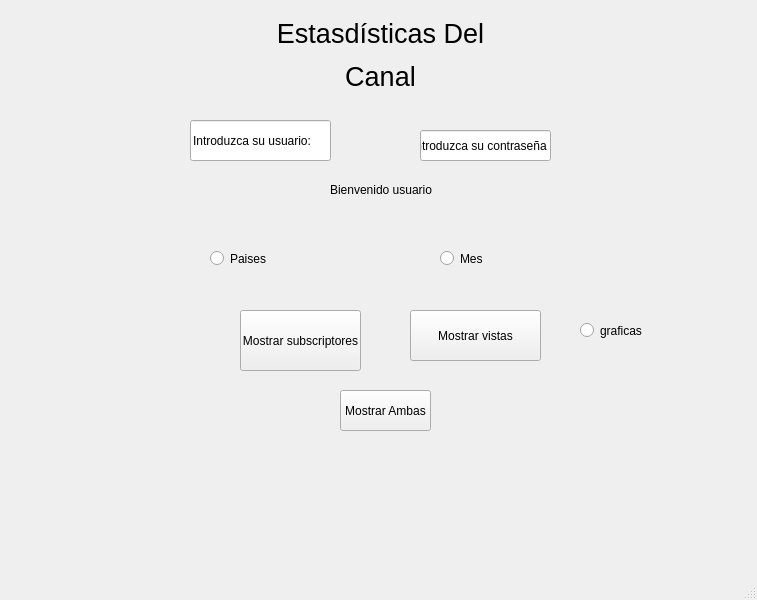
<?xml version="1.0" encoding="UTF-8"?>
<ui version="4.0">
 <class>MainWindow</class>
 <widget class="QMainWindow" name="MainWindow">
  <property name="geometry">
   <rect>
    <x>0</x>
    <y>0</y>
    <width>757</width>
    <height>600</height>
   </rect>
  </property>
  <property name="windowTitle">
   <string>MainWindow</string>
  </property>
  <widget class="QWidget" name="centralwidget">
   <widget class="QLabel" name="Titulo">
    <property name="geometry">
     <rect>
      <x>270</x>
      <y>10</y>
      <width>221</width>
      <height>91</height>
     </rect>
    </property>
    <property name="text">
     <string>&lt;html&gt;&lt;head/&gt;&lt;body&gt;&lt;p align=&quot;center&quot;&gt;&lt;span style=&quot; font-size:20pt;&quot;&gt;Estasdísticas Del&lt;/span&gt;&lt;/p&gt;&lt;p align=&quot;center&quot;&gt;&lt;span style=&quot; font-size:20pt;&quot;&gt;Canal&lt;/span&gt;&lt;/p&gt;&lt;/body&gt;&lt;/html&gt;</string>
    </property>
   </widget>
   <widget class="QLabel" name="label">
    <property name="geometry">
     <rect>
      <x>330</x>
      <y>170</y>
      <width>121</width>
      <height>41</height>
     </rect>
    </property>
    <property name="text">
     <string>&lt;html&gt;&lt;head/&gt;&lt;body&gt;&lt;p&gt;Bienvenido usuario&lt;/p&gt;&lt;/body&gt;&lt;/html&gt;</string>
    </property>
   </widget>
   <widget class="QPushButton" name="pushButton">
    <property name="geometry">
     <rect>
      <x>410</x>
      <y>310</y>
      <width>131</width>
      <height>51</height>
     </rect>
    </property>
    <property name="text">
     <string>Mostrar vistas</string>
    </property>
   </widget>
   <widget class="QPushButton" name="pushButton_2">
    <property name="geometry">
     <rect>
      <x>240</x>
      <y>310</y>
      <width>121</width>
      <height>61</height>
     </rect>
    </property>
    <property name="text">
     <string>Mostrar subscriptores</string>
    </property>
   </widget>
   <widget class="QLineEdit" name="lineEdit_3">
    <property name="geometry">
     <rect>
      <x>190</x>
      <y>120</y>
      <width>141</width>
      <height>41</height>
     </rect>
    </property>
    <property name="text">
     <string>Introduzca su usuario:</string>
    </property>
   </widget>
   <widget class="QLineEdit" name="lineEdit_4">
    <property name="geometry">
     <rect>
      <x>420</x>
      <y>130</y>
      <width>131</width>
      <height>31</height>
     </rect>
    </property>
    <property name="text">
     <string>Introduzca su contraseña</string>
    </property>
   </widget>
   <widget class="QPushButton" name="pushButton_3">
    <property name="geometry">
     <rect>
      <x>340</x>
      <y>390</y>
      <width>91</width>
      <height>41</height>
     </rect>
    </property>
    <property name="text">
     <string>Mostrar Ambas</string>
    </property>
   </widget>
   <widget class="QRadioButton" name="radioButton">
    <property name="geometry">
     <rect>
      <x>580</x>
      <y>310</y>
      <width>101</width>
      <height>41</height>
     </rect>
    </property>
    <property name="text">
     <string>graficas</string>
    </property>
   </widget>
   <widget class="QRadioButton" name="radioButton_2">
    <property name="geometry">
     <rect>
      <x>210</x>
      <y>250</y>
      <width>82</width>
      <height>17</height>
     </rect>
    </property>
    <property name="text">
     <string>Paises</string>
    </property>
   </widget>
   <widget class="QRadioButton" name="radioButton_3">
    <property name="geometry">
     <rect>
      <x>440</x>
      <y>250</y>
      <width>82</width>
      <height>17</height>
     </rect>
    </property>
    <property name="text">
     <string>Mes</string>
    </property>
   </widget>
  </widget>
  <widget class="QMenuBar" name="menubar">
   <property name="geometry">
    <rect>
     <x>0</x>
     <y>0</y>
     <width>757</width>
     <height>21</height>
    </rect>
   </property>
  </widget>
  <widget class="QStatusBar" name="statusbar"/>
 </widget>
 <resources/>
 <connections/>
</ui>
